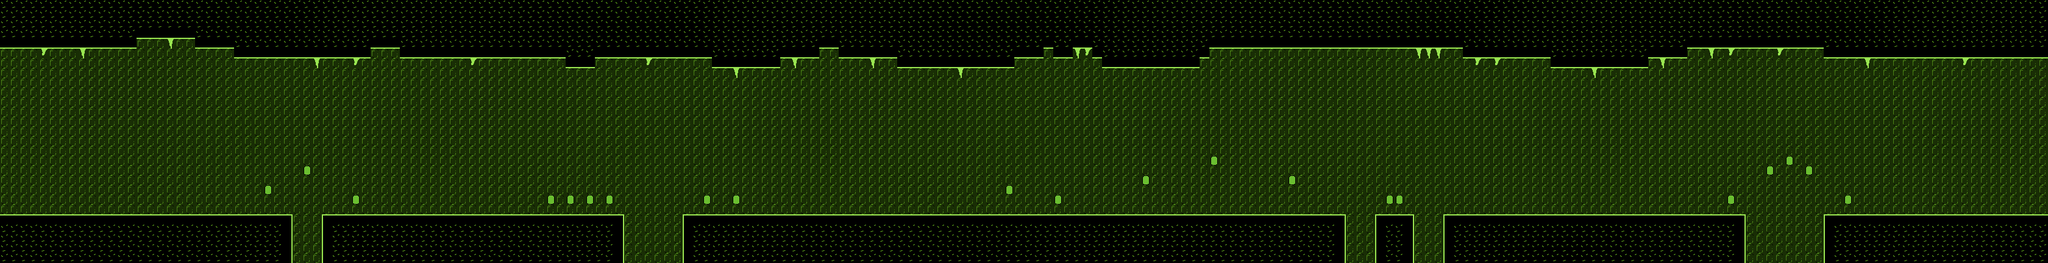

A 2D game scene composited from a Tiled map and its tileset images. What follows is a short description and the map's XML, with each tile layer's data collapsed to a summary:
An orthogonal 210x27 tile map with 16x16 px tiles, 4 tile layers (Background, Second Background, Ground, Coins).

<map version="1.10" tiledversion="1.10.2" orientation="orthogonal" renderorder="right-down" width="210" height="27" tilewidth="16" tileheight="16" infinite="0" nextlayerid="8" nextobjectid="1">
 <editorsettings>
  <export target="level.json" format="json" />
 </editorsettings>
 <tileset firstgid="1" name="tilesetSun" tilewidth="16" tileheight="16" tilecount="8" columns="4">
  <image source="tilesetSun.png" width="64" height="32" />
  <tile id="0">
   <properties>
    <property name="collides" type="bool" value="true" />
   </properties>
  </tile>
  <tile id="1">
   <properties>
    <property name="collides" type="bool" value="true" />
   </properties>
  </tile>
  <tile id="2">
   <properties>
    <property name="collides" type="bool" value="false" />
   </properties>
  </tile>
  <tile id="3">
   <properties>
    <property name="collides" type="bool" value="false" />
   </properties>
  </tile>
  <tile id="4">
   <properties>
    <property name="collides" type="bool" value="false" />
   </properties>
  </tile>
  <tile id="5">
   <properties>
    <property name="collides" type="bool" value="false" />
   </properties>
  </tile>
  <tile id="6">
   <properties>
    <property name="collides" type="bool" value="false" />
   </properties>
  </tile>
  <tile id="7">
   <properties>
    <property name="collides" type="bool" value="true" />
   </properties>
  </tile>
 </tileset>
 <layer id="1" name="Background" width="210" height="27">
  <data>[5670 cells, 5670 non-empty, 1 distinct tile ids]</data>
 </layer>
 <layer id="3" name="Second Background" width="210" height="27">
  <data>[5670 cells, 5670 non-empty, 5 distinct tile ids]</data>
 </layer>
 <layer id="4" name="Ground" width="210" height="27">
  <data>[5670 cells, 935 non-empty, 3 distinct tile ids]</data>
 </layer>
 <layer id="7" name="Coins" width="210" height="27">
  <data>[5670 cells, 21 non-empty, 1 distinct tile ids]</data>
 </layer>
</map>